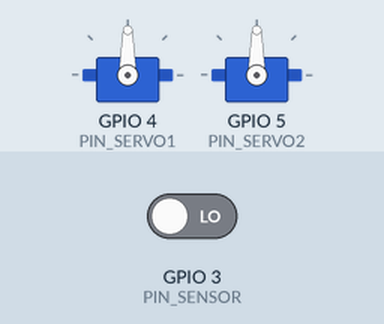
The sketch below on a simulated Seeed XIAO ESP32-S3. Shown: 2 × servo. The inputs (shaded band) are chosen by the test bench; at power-on: GPIO 3 (PIN_SENSOR) LOW. What the sketch prints to the serial monitor is not drawn.

Above: at 1.2 s.
1.3 s: GPIO 3 (PIN_SENSOR) driven HIGH
At 1.7 s:
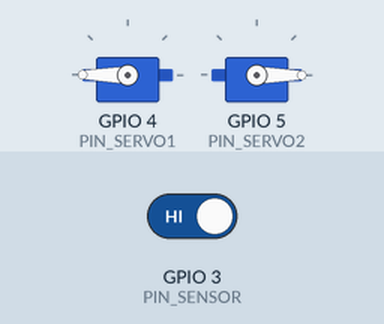
4.3 s: GPIO 3 (PIN_SENSOR) driven LOW
At 5.6 s:
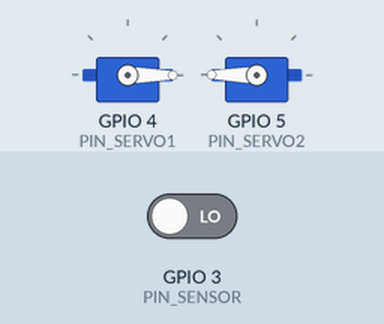
Timing chart, 0 to 7.3 s (numbered marks = the images above; inputs shaded):
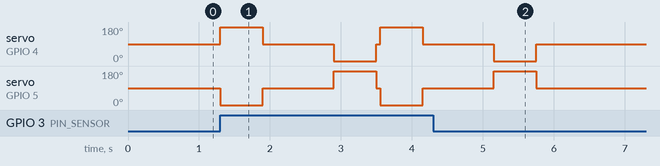

Measured:
- after the input at 1.3 s, servo on GPIO 4 (PIN_SERVO1): 90° → 180° at once, → 90° 0.60 s later, → 0° 1.0 s later, → 180° 0.60 s later, … (5 changes in this stretch); servo on GPIO 5 (PIN_SERVO2): 90° → 0° at once, → 90° 0.60 s later, → 180° 1.0 s later, → 0° 0.60 s later, … (5 changes in this stretch)
- after the input at 4.3 s, servo on GPIO 4 (PIN_SERVO1), servo on GPIO 5 (PIN_SERVO2): goes on until 5.8 s, then stays 90°

The sketch:

wearable_avant_garde.ino
```cpp
/*
 * ============================================================
 * Wearable Diseño Avant Garde
 * Dispositivos de Tecnología Corporal — IE115
 * Universidad Iberoamericana — Primavera 2026
 *
 * Integrantes:
 *   Martha Valdés
 *   Nahomi Cruz
 *   Annette Cunillé
 *
 * Descripción:
 *   Sistema de activación mediante sensor táctil que controla
 *   dos servomotores de rotación continua (360°) para tensar
 *   los hilos conectados a la estructura textil superior de
 *   la prenda, generando una apertura dinámica.
 *
 * Hardware:
 *   - XIAO ESP32 S3
 *   - Servo Motor 1 → Pin D4 (GPIO4)
 *   - Servo Motor 2 → Pin D5 (GPIO5)
 *   - Sensor Táctil  → Pin D3 (GPIO3)
 *   - Alimentación  → 2x baterías AA (3V → regulado a 5V)
 * ============================================================
 */

#include <ESP32Servo.h>

// ── Configuración de pines ─────────────────────────────────
const int PIN_SENSOR  = 3;   // D3 — Sensor táctil capacitivo
const int PIN_SERVO1  = 4;   // D4 — Servo motor 1
const int PIN_SERVO2  = 5;   // D5 — Servo motor 2

// ── Parámetros de movimiento ───────────────────────────────
const int SERVO_STOP     = 90;
const int SERVO_ABRIR_1  = 180;
const int SERVO_ABRIR_2  = 0;
const int SERVO_CERRAR_1 = 0;
const int SERVO_CERRAR_2 = 180;

const int TIEMPO_APERTURA = 600;
const int TIEMPO_RETORNO  = 600;
const int PAUSA_ABIERTO   = 1000;

// ── Objetos ────────────────────────────────────────────────
Servo servo1;
Servo servo2;

bool sistemaActivo = false;

// ──────────────────────────────────────────────────────────
void setup() {
  Serial.begin(115200);
  pinMode(PIN_SENSOR, INPUT);
  servo1.attach(PIN_SERVO1);
  servo2.attach(PIN_SERVO2);
  servo1.write(SERVO_STOP);
  servo2.write(SERVO_STOP);
  Serial.println("Sistema Wearable Avant Garde — Listo");
}

// ──────────────────────────────────────────────────────────
void loop() {
  int estadoSensor = digitalRead(PIN_SENSOR);

  if (estadoSensor == HIGH && !sistemaActivo) {
    sistemaActivo = true;
    ejecutarSecuencia();
    sistemaActivo = false;
  }

  delay(50);
}

// ──────────────────────────────────────────────────────────
void ejecutarSecuencia() {
  Serial.println("Activando apertura...");
  abrirEstructura();
  Serial.println("Estructura abierta — esperando...");
  delay(PAUSA_ABIERTO);
  Serial.println("Cerrando estructura...");
  cerrarEstructura();
  Serial.println("Ciclo completo.");
}

// ──────────────────────────────────────────────────────────
void abrirEstructura() {
  servo1.write(SERVO_ABRIR_1);
  servo2.write(SERVO_ABRIR_2);
  delay(TIEMPO_APERTURA);
  servo1.write(SERVO_STOP);
  servo2.write(SERVO_STOP);
}

// ──────────────────────────────────────────────────────────
void cerrarEstructura() {
  servo1.write(SERVO_CERRAR_1);
  servo2.write(SERVO_CERRAR_2);
  delay(TIEMPO_RETORNO);
  servo1.write(SERVO_STOP);
  servo2.write(SERVO_STOP);
}
```
